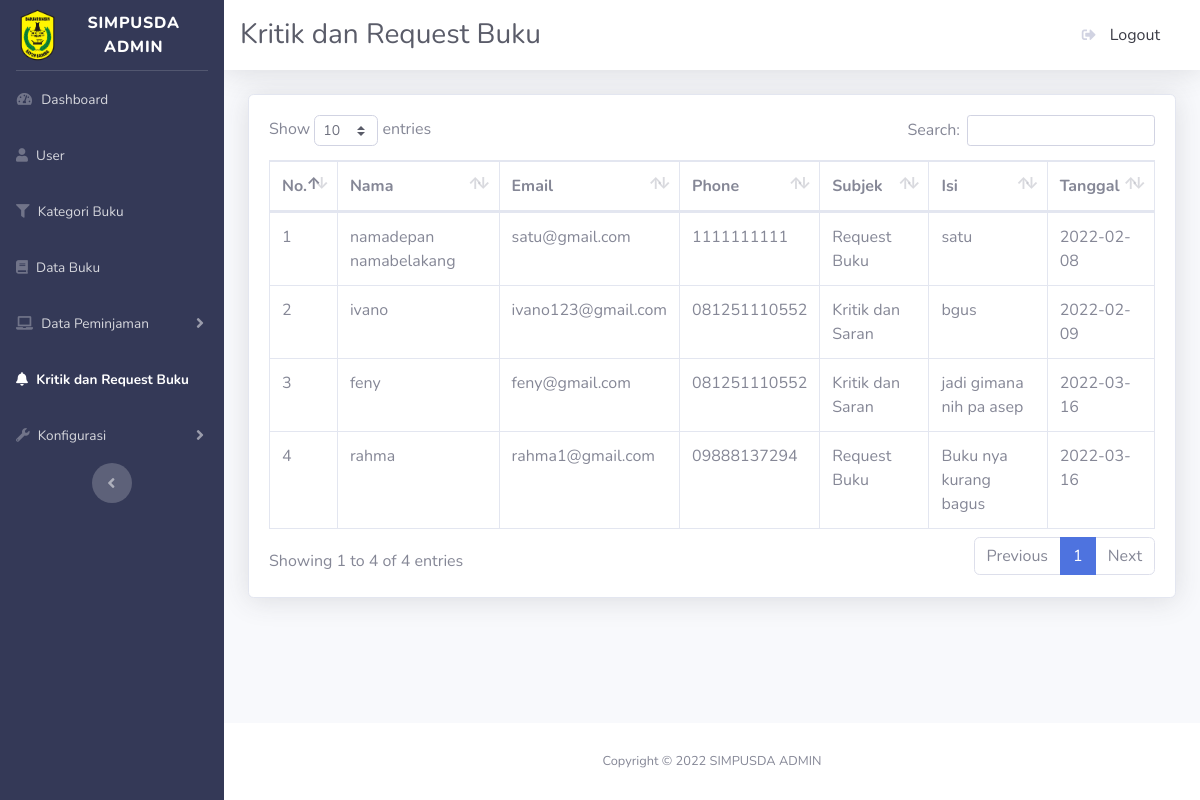
Screenshot of /admin/kritikdanrequest.php with the database file from the repository.
### tables this page shows
CREATE TABLE `l_kritik` (
  `id` int(10) UNSIGNED NOT NULL,
  `nama` varchar(255) NOT NULL,
  `email` varchar(255) NOT NULL,
  `phone` varchar(255) NOT NULL,
  `subjek` enum('Request Buku','Kritik dan Saran') NOT NULL,
  `isi` text NOT NULL,
  `tanggal_kritik` date NOT NULL
);

### admin/kritikdanrequest.php (the view, shortened to what this page needs)
<?php
include_once("config.php");
$stmt_kritik = $pdo_conn->prepare("SELECT * FROM l_kritik");
$stmt_kritik->execute();
$result_kritik = $stmt_kritik->fetchAll();
?>
<!DOCTYPE html>
<html lang="en">
<head>
    <link href="vendor/fontawesome-free/css/all.min.css" rel="stylesheet" type="text/css">
    <link href="css/sb-admin-2.min.css" rel="stylesheet">
    <link href="vendor/datatables/dataTables.bootstrap4.min.css" rel="stylesheet">
</head>
<body id="page-top">
    <div id="wrapper">
        <ul class="navbar-nav bg-gradient-primary sidebar sidebar-dark accordion" id="accordionSidebar">
            <a class="sidebar-brand d-flex align-items-center justify-content-center" href="index.html">
                <div class="sidebar-brand-icon">
                    <img class="logo-abbr" height="60px" src="./img/logobaru.png" alt="">
                </div>
                <div class="sidebar-brand-text mx-3">SIMPUSDA ADMIN</div>
            </a>
            <hr class="sidebar-divider my-0">
            <li class="nav-item">
                <a class="nav-link" href="index.html">
                    <i class="fas fa-fw fa-tachometer-alt"></i>
                    <span>Dashboard</span></a>
            </li>
            <li class="nav-item">
                <a class="nav-link" href="user.php">
                    <i class="fa fa-user"></i>
                    <span>User</span></a>
            </li>
            <li class="nav-item">
                <a class="nav-link" href="kategoribuku.php">
                    <i class="fa fa-filter"></i>
                    <span>Kategori Buku</span></a>
            </li>
            <li class="nav-item ">
                <a class="nav-link" href="databuku.php">
                    <i class="fa fa-book"></i>
                    <span>Data Buku</span></a>
            </li>
            <li class="nav-item">
                <a class="nav-link collapsed" href="#" data-toggle="collapse" data-target="#collapseTwo"
                    aria-expanded="true" aria-controls="collapseTwo">
                    <i class="fa fa-laptop"></i>
                    <span>Data Peminjaman</span>
                </a>
            </li>
            <li class="nav-item active">
                <a class="nav-link" href="kritikdanrequest.php">
                    <i class="fa fa-bell"></i>
                    <span>Kritik dan Request Buku</span></a>
            </li>
            <li class="nav-item">
                <a class="nav-link collapsed" href="#" data-toggle="collapse" data-target="#collapseUtilities"
                    aria-expanded="true" aria-controls="collapseUtilities">
                    <i class="fa fa-wrench"></i>
                    <span>Konfigurasi</span>
                </a>
            </li>
            <div class="text-center d-none d-md-inline">
                <button class="rounded-circle border-0" id="sidebarToggle"></button>
            </div>
        </ul>
        <div id="content-wrapper" class="d-flex flex-column">
            <div id="content">
                <nav class="navbar navbar-expand navbar-light bg-white topbar mb-4 static-top shadow">
                    <h3 class="h3 mb-0 text-gray-800">Kritik dan Request Buku</h3>
                    <ul class="navbar-nav ml-auto">
                                <a class="dropdown-item" href="#" data-toggle="modal" data-target="#logoutModal">
                                    <i class="fas fa-sign-out-alt fa-sm fa-fw mr-2 text-gray-400"></i>
                                    Logout
                                </a>
                    </ul>
                </nav>
                <div class="container-fluid">
                    <div class="card shadow mb-4">
                        <div class="card-body">
                            <div class="table-responsive">
                                <table class="table table-bordered" id="dataTable" width="100%" cellspacing="0">
                                <thead>
                                        <tr>
                                          <th scope="col">No.</th>
                                          <th scope="col">Nama</th>
                                          <th scope="col">Email</th>
                                          <th scope="col">Phone</th>
                                          <th scope="col">Subjek</th>
                                          <th scope="col">Isi</th>
                                          <th scope="col">Tanggal</th>
                                        </tr>
                                      </thead>
                                      <tbody>
                                      <?php
                                        foreach($result_kritik as $user_data){
                                          echo "<tr>";
                                          echo "<td>".$user_data['id']."</td>";
                                          echo "<td>".$user_data['nama']."</td>";
                                          echo "<td>".$user_data['email']."</td>";
                                          echo "<td>".$user_data['phone']."</td>";
                                          echo "<td>".$user_data['subjek']."</td>";
                                          echo "<td>".$user_data['isi']."</td>";
                                          echo "<td>".$user_data['tanggal_kritik']."</td>";
                                        }
                                          ?>
                                    </tbody>
                                </table>
                            </div>
                        </div>
                    </div>
                </div>
            </div>
            <footer class="sticky-footer bg-white">
                <div class="container my-auto">
                    <div class="copyright text-center my-auto">
                    <span>Copyright &copy;  SIMPUSDA ADMIN</span>
                    </div>
                </div>
            </footer>
        </div>
    </div>
</body>
</html>

### rows the page displays
l_kritik: id "1", nama "namadepan namabelakang", email "satu@gmail.com", phone "1111111111", subjek "Request Buku", isi "satu", tanggal_kritik "2022-02-08"
l_kritik: id "2", nama "ivano", email "ivano123@gmail.com", phone "081251110552", subjek "Kritik dan Saran", isi "bgus", tanggal_kritik "2022-02-09"
l_kritik: id "3", nama "feny", email "feny@gmail.com", phone "081251110552", subjek "Kritik dan Saran", isi "jadi gimana nih pa asep", tanggal_kritik "2022-03-16"
l_kritik: id "4", nama "rahma", email "rahma1@gmail.com", phone "09888137294", subjek "Request Buku", isi "Buku nya kurang bagus", tanggal_kritik "2022-03-16"
